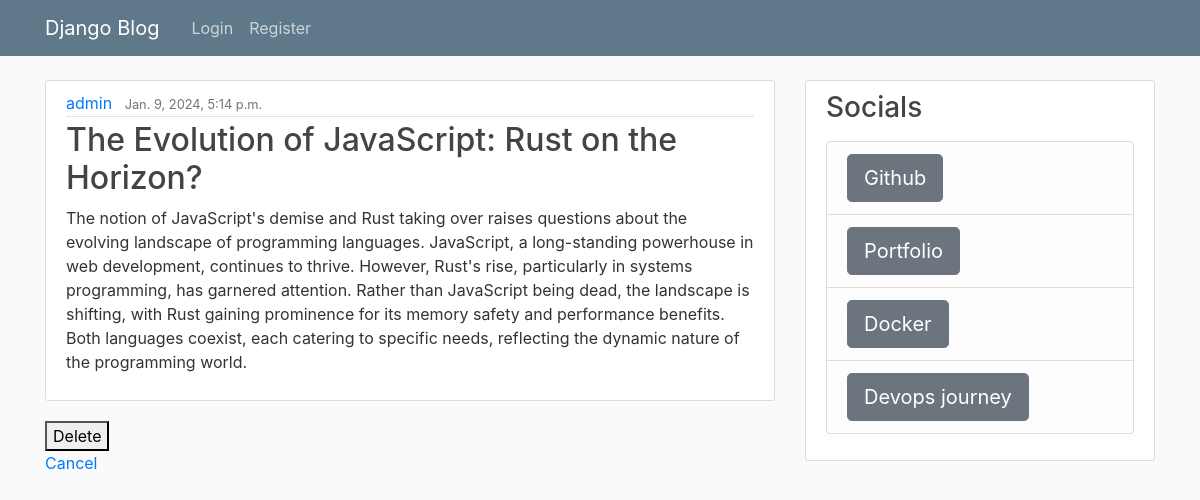
Screenshot of /detail/11 with the database file from the repository.
### blog/models.py (models this page shows)
class post(models.Model):
    author=models.ForeignKey(custom_user,on_delete=models.CASCADE)
    image = models.ImageField(upload_to='post')
    title=models.CharField(max_length=50)
    content=models.TextField()
    date_posted=models.DateTimeField(default=timezone.now)

class custom_user(AbstractUser):
       number = models.CharField(max_length=12)

### blog/views.py (the view)
# urls.py: path('detail/<int:id>',views.detail,name='detail'),
def detail(request,id):
    grab=get_object_or_404(post,id=id)
    return render(request,'blog/detail.html',{'post':grab})

### blog/templates/blog/detail.html
{% extends "blog/base.html" %}
{% block content %}
        <article class="media content-section">
          <div class="media-body">
            <div class="article-metadata">
              <a class="mr-2" href="#">{{ post.author }}</a>
              <small class="text-muted">{{ post.date_posted }}</small>
            </div>
            <h2><a class="article-title" href="#">{{ post.title }}</a></h2>
            <p class="article-content">{{ post.content }}</p>
          </div>
        </article>
        <form method='POST' action="{% url 'delete' post.id %}">
            <button type='submit'>Delete</button>
        </form>
        <a class="mr-2" href="#">Cancel</a>
{% endblock content %}

### blog/static/blog/main.css (style rules this page uses)
body { background: #fafafa; color: #333333; margin-top: 5rem; }
h1, h2, h3, h4, h5, h6 { color: #444444; }
.content-section { background: #ffffff; padding: 10px 20px; border: 1px solid #dddddd; border-radius: 3px; margin-bottom: 20px; }
.article-title { color: #444444; }
.article-content { white-space: pre-line; }
.article-metadata { padding-bottom: 1px; margin-bottom: 4px; border-bottom: 1px solid #e3e3e3 }

### rows the page displays
post: author "admin", date_posted "Jan. 9, 2024, 5:14 p.m.", title "The Evolution of JavaScript: Rust on the Horizon?", content "The notion of JavaScript's demise and Rust taking over raises questions about the evolving landscape of programming languages. JavaScript, a long-standing powerhouse in web development, continues to thrive. However, Rust's rise, particularly in systems programming, has garnered attention. Rather than JavaScript being dead, the landscape is shifting, with Rust gaining prominence for its memory safety and performance benefits. Both languages coexist, each catering to specific needs, reflecting the dynamic nature of the programming world."
